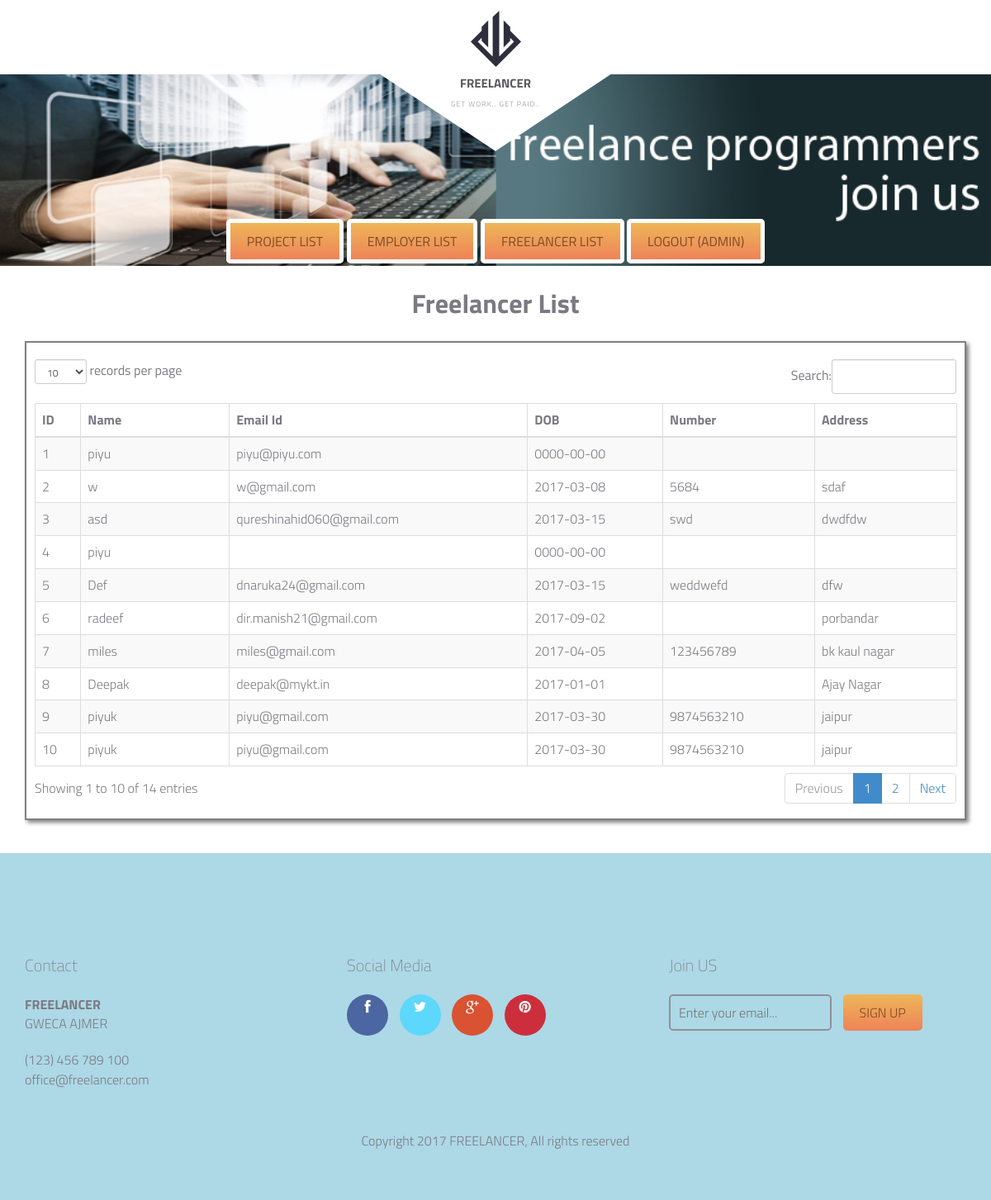
Page /admin_freelancerlist.php (signed in) on the committed database.
### tables this page shows
CREATE TABLE IF NOT EXISTS `freelancer` (
  `sr_no` int(11) NOT NULL AUTO_INCREMENT,
  `name` varchar(500) NOT NULL,
  `pass` varchar(500) NOT NULL,
  `dob` date NOT NULL,
  `email` varchar(500) NOT NULL,
  `image` text NOT NULL,
  `number` text NOT NULL,
  `college` text NOT NULL,
  `address` text NOT NULL,
  `experience` text NOT NULL,
  `qualification` text NOT NULL,
  `skills` text NOT NULL,
  `resume` varchar(500) NOT NULL,
  `active` int(11) NOT NULL DEFAULT '1',
  `gender` varchar(10) NOT NULL,
  PRIMARY KEY (`sr_no`)
);

### admin_freelancerlist.php (the view, shortened to what this page needs)
<?php
	$con=mysqli_connect("127.0.0.1:3307","pma","","freelancer");
	$q="Select * from freelancer ";
	$res=mysqli_query($con,$q);
?>
<!DOCTYPE html>
<html lang="en">
	<head>
		<link href="fonts/font-awesome.min.css" rel="stylesheet" type="text/css">
		<link href="assets/css/bootstrap.css" rel="stylesheet" />
    <link href="assets/js/dataTables/dataTables.bootstrap.css" rel="stylesheet" />
    <link href="assets/css/font-awesome.css" rel="stylesheet" />
		<link rel="stylesheet" href="style.css">
	</head>
	<body class="homepage">
		<div id="site-content">
			<header class="site-header">
				<div class="container">
					<div id="branding">
						<img src="images/logo.png" alt="" class="logo">
						<h1 class="site-title"><a href="index.php">FREELANCER</a></h1>
						<small class="site-description">GET WORK.. GET PAID..</small>
					</div>
				</div>
			</header>
			<main class="main-content">
				<div class="hero">
					<div class="featured-image" data-bg-image="dummy/home.jpg" style="background-image: url(&quot;dummy/home.jpg&quot;);">
						<a href="admin_projectlist.php" class="button">Project List</a>
						<a href="admin_employerlist.php" class="button">Employer List</a>
						<a href="admin_freelancerlist.php" class="button">Freelancer List</a>
						<a href="admin_logout.php" class="button">Logout (<?php echo $_SESSION['admin_username']; ?>)</a>
					</div>
				</div>
				<div class="fullwidth-block content " >
					<div class="container">
<center><h1>
Freelancer List
</h1></center>
						<div class="" style="padding:10px; border:2px solid gray; box-shadow:3px 3px 5px gray;">
							<div class="row">
							<div class="col-md-12" >
                                    <div class="table-responsive">
										<table class="table table-striped table-bordered table-hover" id="dataTables-example">
											<thead>
												<tr>
													<th>ID</th>
													<th>Name</th>
													<th>Email Id</th>
													<th>DOB</th>
													<th>Number</th>
													<th>Address</th>
												</tr>
											</thead>
											<tbody>
											<?php
												while($row=mysqli_fetch_array($res))
												{
												echo "<tr class='even gradeA'>";
												echo "<td>".$row['sr_no']."</td>";
												echo"<td >".$row['name']."</td>";
												echo "<td>".$row['email']."</td>";
												echo "<td>".$row['dob']."</td>";
												echo "<td>".$row['number']."</td>";
												echo "<td>".$row['address']."</td></tr>";
												}
											?>
											</tbody>
										</table>
									</div>
                                </div>
                            </div>
							</div>
						</div>
					</div>
				</div>
			<footer class="site-footer">
				<div class="container">
					<div class="row">
						<div class="col-md-4">
							<div class="widget">
								<h3 class="widget-title">Contact</h3>
								<strong>FREELANCER</strong>
								<address>GWECA AJMER</address>
								<a href="tel:1234567890">(123) 456 789 100</a> <br>
								<a href="mailto:office@freelancer.com">office@freelancer.com</a>
							</div>
						</div>
						<div class="col-md-4">
							<div class="widget">
								<h3 class="widget-title">Social Media</h3>
								<div class="social-links">
									<a href="#" class="facebook"><i class="fa fa-facebook"></i></a>
									<a href="#" class="twitter"><i class="fa fa-twitter"></i></a>
									<a href="#" class="google-plus"><i class="fa fa-google-plus"></i></a>
									<a href="#" class="pinterest"><i class="fa fa-pinterest"></i></a>
								</div>
							</div>
						</div>
						<div class="col-md-4">
							<div class="widget">
								<h3 class="widget-title">Join US</h3>
								<form action="#" class="subscribe">
									<input type="email" placeholder="Enter your email...">
									<input type="submit" value="sign up">
								</form>
							</div>
						</div>
					</div>
					<div class="copy">
						<p>Copyright 2017 FREELANCER,  All rights reserved</p>
					</div>
				</div>
			</footer>
	</body>
</html>

### rows in the picture
freelancer: sr_no "1", name "piyu", email "piyu@piyu.com", dob "0000-00-00"
freelancer: sr_no "2", name "w", email "w@gmail.com", dob "2017-03-08", number "5684", address "sdaf"
freelancer: sr_no "3", name "asd", email "qureshinahid060@gmail.com", dob "2017-03-15", number "swd", address "dwdfdw"
freelancer: sr_no "4", name "piyu", dob "0000-00-00"
freelancer: sr_no "5", name "Def", email "dnaruka24@gmail.com", dob "2017-03-15", number "weddwefd", address "dfw"
freelancer: sr_no "6", name "radeef", email "dir.manish21@gmail.com", dob "2017-09-02", address "porbandar"
freelancer: sr_no "7", name "miles", email "miles@gmail.com", dob "2017-04-05", number "123456789", address "bk kaul nagar"
freelancer: sr_no "8", name "Deepak", email "deepak@mykt.in", dob "2017-01-01", address "Ajay Nagar"
freelancer: sr_no "9", name "piyuk", email "piyu@gmail.com", dob "2017-03-30", number "9874563210", address "jaipur"
freelancer: sr_no "10", name "piyuk", email "piyu@gmail.com", dob "2017-03-30", number "9874563210", address "jaipur"

### other values in the picture
$_SESSION['admin_username'] "ADMIN"
